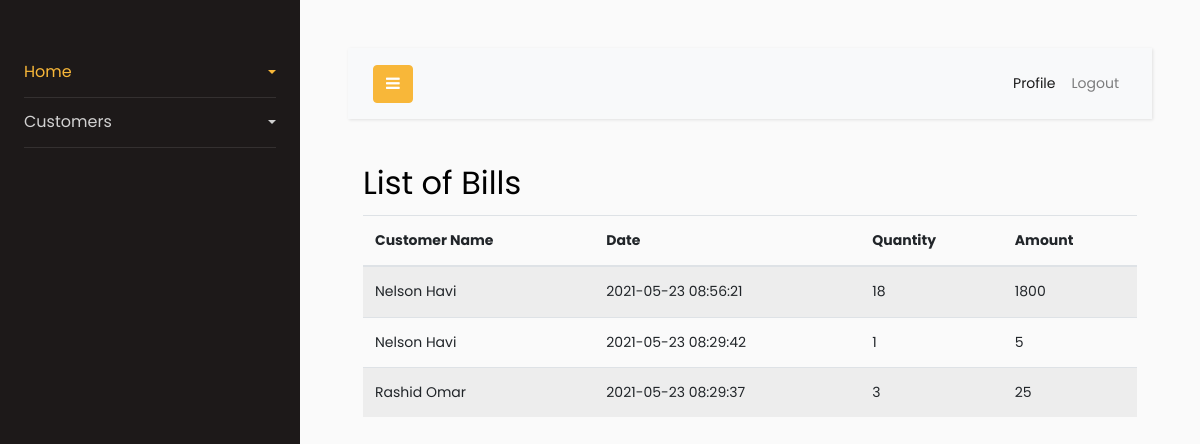
Screenshot of /Employees/view.php (signed in) with the database file from the repository.
### tables this page shows
CREATE TABLE IF NOT EXISTS `bills` (
  `id` int(11) NOT NULL AUTO_INCREMENT,
  `customerid` int(11) NOT NULL,
  `amount` int(11) NOT NULL,
  `quantity` int(11) NOT NULL,
  `servedby` varchar(200) NOT NULL,
  `date` timestamp NOT NULL DEFAULT current_timestamp() ON UPDATE current_timestamp(),
  PRIMARY KEY (`id`)
);

CREATE TABLE IF NOT EXISTS `customer` (
  `customerid` int(11) NOT NULL AUTO_INCREMENT,
  `customername` varchar(200) NOT NULL,
  `phone` varchar(200) NOT NULL,
  `email` varchar(200) NOT NULL,
  `region` varchar(200) NOT NULL,
  `password` varchar(200) NOT NULL,
  `date` timestamp NOT NULL DEFAULT current_timestamp() ON UPDATE current_timestamp(),
  PRIMARY KEY (`customerid`)
);

### Employees/view.php (the view)
<?php include "header.php" ?>
<div class="container">
  <h2>List of Bills</h2>
  <table class="table table-striped">
    <thead>
      <tr>
        <th>Customer Name</th>
		<th>Date</th>
        <th>Quantity</th>
        <th>Amount</th>
      </tr>
    </thead>
    <tbody>
	<?php
	$station = $_SESSION['station'];
	$stmt = $conn->query("SELECT customer.customerid, customer.region, customer.customername, bills.customerid, bills.amount, bills.quantity, bills.date
	FROM customer, bills where customer.region = '$station' AND customer.customerid=bills.customerid order by id desc");
	while($row = $stmt->fetch()){
	?>
      <tr>
		<td><?php echo $row['customername']; ?></td>
		<td><?php echo $row['date']; ?></td>
        <td><?php echo $row['quantity']; ?></td>
		<td><?php echo $row['amount']; ?></td>
      </tr>
	<?php } ?>
    </tbody>
  </table>
</div>
<?php include "footer.php" ?>

### Employees/header.php (shortened to what this page needs)
<!doctype html>
<html lang="en">
  <head>
	<link rel="stylesheet" href="https://stackpath.bootstrapcdn.com/font-awesome/4.7.0/css/font-awesome.min.css">
	<link rel="stylesheet" href="css/style.css">
  </head>
  <body>
		<div class="wrapper d-flex align-items-stretch">
			<nav id="sidebar">
				<div class="p-4 pt-5">
	        <ul class="list-unstyled components mb-5">
	          <li class="active">
	            <a href="#homeSubmenu" data-toggle="collapse" aria-expanded="false" class="dropdown-toggle">Home</a>
	          </li>
			  <li>
			  <a href="#pageSubmenu" data-toggle="collapse" aria-expanded="false" class="dropdown-toggle">Customers</a>
			  </li>
	        </ul>
	      </div>
    	</nav>
      <div id="content" class="p-4 p-md-5">
        <nav class="navbar navbar-expand-lg navbar-light bg-light">
          <div class="container-fluid">
            <button type="button" id="sidebarCollapse" class="btn btn-primary">
              <i class="fa fa-bars"></i>
            </button>
            <div class="collapse navbar-collapse" id="navbarSupportedContent">
              <ul class="nav navbar-nav ml-auto">
                <li class="nav-item active">
                    <a class="nav-link" href="#change_account" data-toggle="modal" data-target="#change_account">Profile</a>
                </li>
                <li class="nav-item">
                    <a class="nav-link" href="../Include/logout.php">Logout</a>
                </li>
              </ul>
            </div>
          </div>
        </nav>

### Employees/footer.php (shortened to what this page needs)
 </div>
</div>
  </body>
</html>

### rows the page displays
bills: customerid.customername "Nelson Havi", date "2021-05-23 08:56:21", quantity "18", amount "1800"
bills: customerid.customername "Nelson Havi", date "2021-05-23 08:29:42", quantity "1", amount "5"
bills: customerid.customername "Rashid Omar", date "2021-05-23 08:29:37", quantity "3", amount "25"
